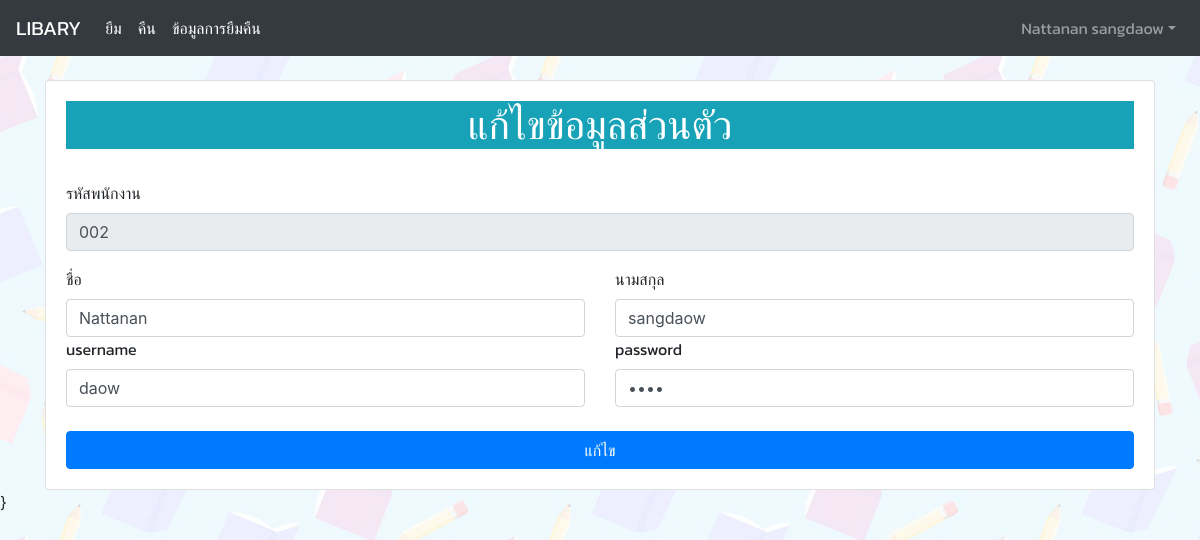
Page /staff/s_edit_pro.php (signed in) on the committed database.
### tables this page shows
CREATE TABLE `staff` (
  `id_staff` tinyint(3) UNSIGNED ZEROFILL NOT NULL,
  `name_staff` varchar(60) NOT NULL,
  `lname_staff` varchar(40) NOT NULL,
  `id_stype` tinyint(2) NOT NULL,
  `username` varchar(50) NOT NULL,
  `password` int(11) NOT NULL
);

### staff/s_edit_pro.php (the view, shortened to what this page needs)
<?php
include('../condb.php');
?>
<!doctype html>
<html lang="en">
  <head>
    <link rel="stylesheet" href="https://cdn.jsdelivr.net/npm/bootstrap@4.5.3/dist/css/bootstrap.min.css">
    <link rel="stylesheet" href="../stly.css">
  </head>
  <body>
    <?php
    include 'staff_nav.php';
   ?>
   <br>
   <div class="container">
     <div class="card">
        <div class="card-body">
        <h1 class="text-center bg-info text-white">แก้ไขข้อมูลส่วนตัว</h1>
   <form action="../check/s_update_pro.php" method="post" name="form1" id="form1">
      <br>
      <fieldset disabled>
    <div class="form-group">
      <label for="disabledTextInput">รหัสพนักงาน</label>
      <input type="text" id="id_staff" class="form-control" name="id_staff" value ="<?php echo $row["id_staff"];?>">
    </div>
  </fieldset>
  <div class="row">
    <div class="col">
    <label for="disabledTextInput">ชื่อ</label>
      <input type="text" class="form-control" name="name_staff" value="<?php echo $row["name_staff"]?>">
    </div>
    <div class="col">
    <label for="disabledTextInput">นามสกุล</label>
      <input type="text" class="form-control" name="lname_staff" value="<?php echo $row["lname_staff"] ?>">
    </div>
  </div>
  <div class="row">
    <div class="col">
    <label for="disabledTextInput">username</label>
      <input type="text" class="form-control" name="username" value="<?php echo $row["username"] ?>">
    </div>
    <div class="col">
    <label for="disabledTextInput">password</label>
      <input type="password" class="form-control" name="password" value="<?php echo $row["password"] ?>">
    </div>
  </div>
  <br>
  <button type="submit" class="btn btn-primary btn-block">แก้ไข</button>
</form>
    </div>
</div>
</div>
}
</body>
</html>

### staff/staff_nav.php (shortened to what this page needs)
<?php
include('../condb.php');
$id_staff = $_SESSION['id_staff'];
$query ="SELECT * FROM staff WHERE id_staff='$id_staff'" or die("Error:" . mysqli_error());
$result = mysqli_query($con, $query);
$row = mysqli_fetch_array($result);
?>
<nav class="sb-topnav navbar navbar-expand navbar-dark bg-dark ">
            <a class="navbar-brand" href="../staff/staff_page.php">LIBARY</a>
    <div class="collapse navbar-collapse" id="navbarSupportedContent">
    <ul class="navbar-nav mr-auto">
      <li class="nav-item active">
        <a class="nav-link" href="../staff/s_borrow.php">ยืม <span class="sr-only">(current)</span></a>
      </li>
      <li class="nav-item active">
        <a class="nav-link" href="../staff/s_return.php">คืน <span class="sr-only">(current)</span></a>
      </li>
      <li class="nav-item active">
        <a class="nav-link" href="../staff/s_report.php">ข้อมูลการยืมคืน <span class="sr-only">(current)</span></a>
      </li>
        </div>
            <ul class="navbar-nav ml-auto ml-md-0">
                <li class="nav-item dropdown">
                    <a class="nav-link dropdown-toggle" id="userDropdown" href="#" role="button" data-toggle="dropdown" aria-haspopup="true" aria-expanded="false"> <?php echo $row["name_staff"],"   ", $row["lname_staff"];?></a>
                </li>
            </ul>
        </nav>

### stly.css (style rules this page uses)
a,h5,h2,h3,h4,p,h1,li,ul,label { font-family: 'Kanit', sans-serif; }
body { background-image: url('img/bg.jpg'); }

### rows in the picture
staff: name_staff "Nattanan", lname_staff "sangdaow", id_staff "002", username "daow"
